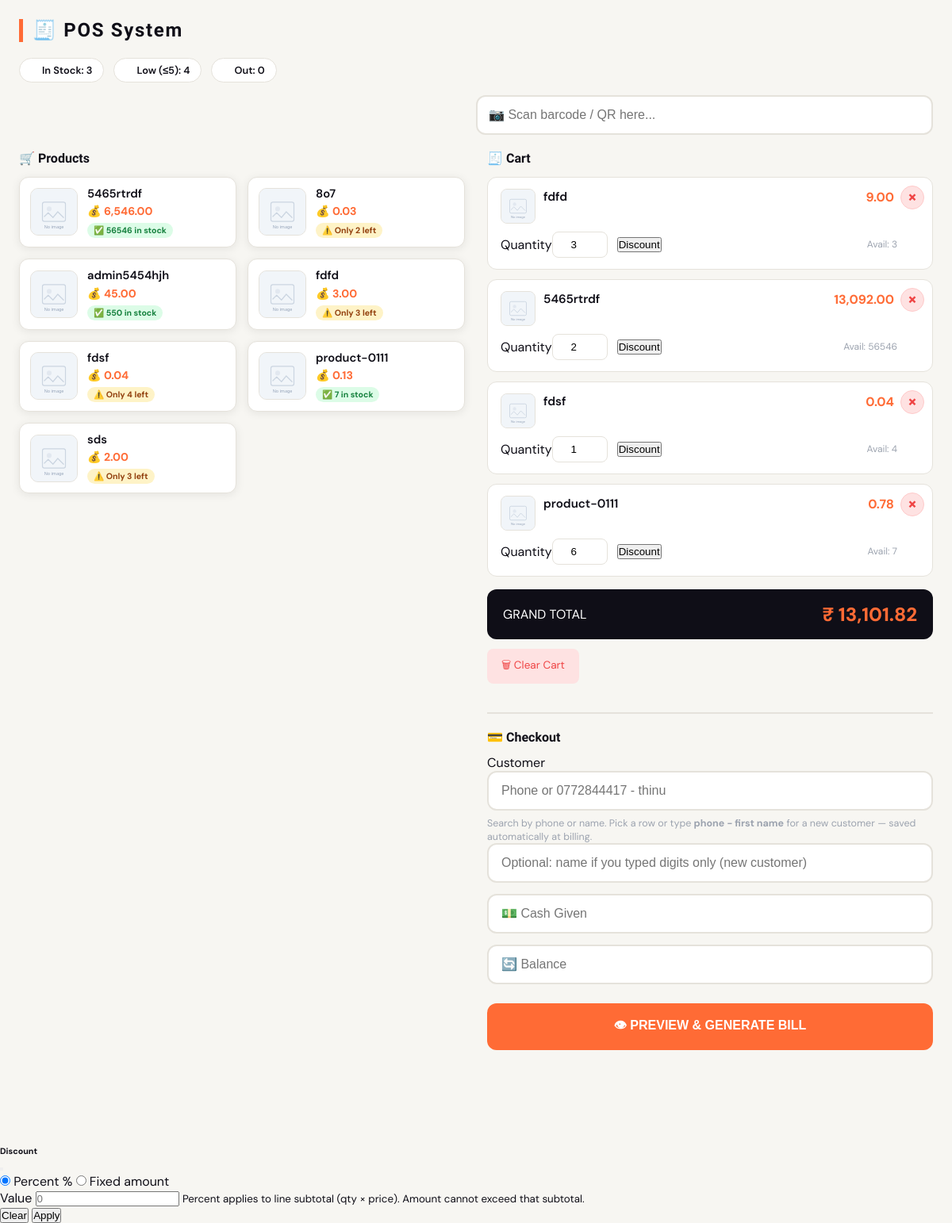
The page /admin/pos.php on the database its author committed.
### tables this page shows
CREATE TABLE `products` (
  `id` int(11) NOT NULL,
  `category_id` int(11) DEFAULT NULL,
  `name` varchar(150) NOT NULL,
  `title` varchar(255) DEFAULT NULL,
  `description` text DEFAULT NULL,
  `price` decimal(10,2) NOT NULL,
  `cost_price` decimal(10,2) DEFAULT NULL,
  `stock` int(11) DEFAULT 0,
  `reorder_level` int(11) NOT NULL DEFAULT 0,
  `barcode` varchar(100) DEFAULT NULL,
  `sku` varchar(64) DEFAULT NULL,
  `created_at` timestamp NOT NULL DEFAULT current_timestamp(),
  `deleted_at` timestamp NULL DEFAULT NULL
);

CREATE TABLE `cart` (
  `id` int(11) NOT NULL,
  `product_id` int(11) DEFAULT NULL,
  `qty` int(11) DEFAULT NULL,
  `discount_type` varchar(10) NOT NULL DEFAULT 'none',
  `discount_value` decimal(10,2) NOT NULL DEFAULT 0.00
);

### includes/product_media.php (called while the page is built, shortened)
<?php
function product_image_url(?string $relativePath): string
{
    static $base = null;
    if ($base === null) {
        $base = rtrim(BASE_URL, '/');
    }
    if ($relativePath === null || $relativePath === '') {
        return $base . '/assets/img/no-product.svg';
    }
    $clean = str_replace('\\', '/', $relativePath);
    return $base . '/' . ltrim($clean, '/');
}

### admin/pos.php (the view, shortened to what this page needs)
<?php
require_once "../database/db.php";
require_once dirname(__DIR__) . "/includes/product_media.php";
$imgSel = '(SELECT pi.file_path FROM product_images pi WHERE pi.product_id = p.id ORDER BY pi.is_primary DESC, pi.sort_order ASC, pi.id ASC LIMIT 1)';
$products  = $pdo->query("SELECT p.*, {$imgSel} AS image_path FROM products p ORDER BY p.name")->fetchAll();
$cart      = $pdo->query("
    SELECT c.id, c.qty, c.discount_type, c.discount_value,
           p.id AS pid, p.name, p.price, p.stock,
           (SELECT pi.file_path FROM product_images pi WHERE pi.product_id = p.id ORDER BY pi.is_primary DESC, pi.sort_order ASC, pi.id ASC LIMIT 1) AS image_path
    FROM cart c
    JOIN products p ON p.id = c.product_id
")->fetchAll(PDO::FETCH_ASSOC);
$total     = 0;
foreach ($cart as &$row) {
    $dt = (string)($row['discount_type'] ?? 'none');
    $dv = (float)($row['discount_value'] ?? 0);
    [, , $row['line_total']] = pos_cart_line_totals(
        (int)$row['qty'],
        (float)$row['price'],
        $dt,
        $dv
    );
    $total += $row['line_total'];
}
$total = round($total, 2);
$out_of_stock = count(array_filter($products, fn($p) => $p['stock'] == 0));
$low_stock    = count(array_filter($products, fn($p) => $p['stock'] > 0 && $p['stock'] <= 5));
$in_stock     = count($products) - $out_of_stock - $low_stock;
?>
<!DOCTYPE html>
<html lang="en">
<head>
<div class="pos-wrap">
    <div class="pos-header">
        <h3>🧾 POS System</h3>
    </div>
    <div class="inv-summary">
        <div class="inv-chip"><span class="dot dot-green"></span>In Stock: <?= $in_stock ?></div>
        <div class="inv-chip"><span class="dot dot-yellow"></span>Low (≤5): <?= $low_stock ?></div>
        <div class="inv-chip"><span class="dot dot-red"></span>Out: <?= $out_of_stock ?></div>
    </div>
    <form method="GET" class="scan-bar">
        <input type="text" name="barcode" placeholder="📷 Scan barcode / QR here..." autocomplete="off">
    </form>
    <div class="pos-columns">
        <div class="tab-panel active" id="tab-products">
            <div class="col-section-title">🛒 Products</div>
            <div class="products-list">
            <?php foreach($products as $p):
                $s = (int)$p['stock'];
                $badge_class = $s == 0 ? 'empty' : ($s <= 5 ? 'low' : 'ok');
                $badge_text  = $s == 0 ? '🚫 Out of Stock' : ($s <= 5 ? "⚠️ Only {$s} left" : "✅ {$s} in stock");
                $prodImgUrl = product_image_url($p['image_path'] ?? null);
            ?>
            <?php if($s == 0): ?>
                <div class="prod-card out-of-stock">
                    <div class="prod-card-inner">
                        <div class="prod-thumb-wrap">
                            <img src="<?= htmlspecialchars($prodImgUrl, ENT_QUOTES, 'UTF-8') ?>" alt="">
                        </div>
                        <div class="prod-info">
                            <div class="prod-name"><?= htmlspecialchars($p['name']) ?></div>
                            <div class="prod-price">💰 <?= number_format($p['price'], 2) ?></div>
                            <span class="stock-badge <?= $badge_class ?>"><?= $badge_text ?></span>
                        </div>
                    </div>
                </div>
            <?php else: ?>
                <form method="POST" class="prod-form">
                    <div class="prod-card">
                        <button
                            type="submit"
                            name="add_cart"
                            class="prod-click-btn"
                            aria-label="Add <?= htmlspecialchars($p['name']) ?> to cart">
                        </button>
                        <div class="prod-card-inner">
                            <div class="prod-thumb-wrap">
                                <img src="<?= htmlspecialchars($prodImgUrl, ENT_QUOTES, 'UTF-8') ?>" alt="">
                            </div>
                            <div class="prod-info">
                                <div class="prod-name"><?= htmlspecialchars($p['name']) ?></div>
                                <div class="prod-price">💰 <?= number_format($p['price'], 2) ?></div>
                                <span class="stock-badge <?= $badge_class ?>"><?= $badge_text ?></span>
                            </div>
                        </div>
                    </div>
                </form>
            <?php endif; ?>
            <?php endforeach; ?>
            </div>
        </div>
        <div class="tab-panel" id="tab-cart">
            <div class="col-section-title">🧾 Cart</div>
            <div class="cart-items-wrap">
            <?php if(empty($cart)): ?>
                <div class="cart-empty">
                    <div class="cart-empty-icon">🛒</div>
                    <p>Your cart is empty.<br>Add products from the Products tab.</p>
                </div>
            <?php else: ?>
                <?php foreach($cart as $c):
                    $qty_over  = $c['qty'] > $c['stock'];
                    $row_class = $qty_over ? 'row-over' : '';
                    $dt = (string)($c['discount_type'] ?? 'none');
                    $dv = (float)($c['discount_value'] ?? 0);
                    $cartImgUrl = product_image_url($c['image_path'] ?? null);
                ?>
                <div class="cart-item-card <?= $row_class ?>"
                     data-cart-id="<?= (int)$c['id'] ?>"
                     data-unit-price="<?= htmlspecialchars((string)$c['price'], ENT_QUOTES, 'UTF-8') ?>"
                     data-discount-type="<?= htmlspecialchars($dt, ENT_QUOTES, 'UTF-8') ?>"
                     data-discount-value="<?= htmlspecialchars((string)$dv, ENT_QUOTES, 'UTF-8') ?>"
                     data-max-stock="<?= (int)$c['stock'] ?>">
                    <a href="dashboard.php?page=pos&remove=<?= (int)$c['id'] ?>"
                       class="cart-remove-x"
                       title="Remove"
                       aria-label="Remove">&times;</a>
                    <div class="cart-item-top">
                        <div class="cart-item-top-left">
                            <div class="cart-thumb-wrap">
                                <img src="<?= htmlspecialchars($cartImgUrl, ENT_QUOTES, 'UTF-8') ?>" alt="">
                            </div>
                            <div class="cart-item-name-wrap">
                                <div class="cart-item-name"><?= htmlspecialchars($c['name']) ?></div>
                            </div>
                        </div>
                        <div class="cart-item-total" data-amount="<?= htmlspecialchars((string)$c['line_total'], ENT_QUOTES, 'UTF-8') ?>"><?= number_format($c['line_total'], 2) ?></div>
                    </div>
                    <div class="cart-item-bottom">
                        <label class="cart-qty-wrap mb-0">
                            <span class="visually-hidden">Quantity</span>
                            <input type="number"
                                   class="cart-qty-input"
                                   inputmode="numeric"
                                   value="<?= (int)$c['qty'] ?>"
                                   min="1"
                                   max="<?= (int)$c['stock'] ?>"
                                   data-cart-id="<?= (int)$c['id'] ?>"
                                   aria-label="Quantity for <?= htmlspecialchars($c['name'], ENT_QUOTES, 'UTF-8') ?>">
                        </label>
                        <button type="button"
                                class="btn btn-sm btn-outline-primary cart-discount-btn"
                                data-cart-id="<?= (int)$c['id'] ?>">
                            Discount
                        </button>
                        <span class="avail-lbl">Avail: <?= (int)$c['stock'] ?></span>
                    </div>
                </div>
                <?php endforeach; ?>
            <?php endif; ?>
            </div>
            <?php if(!empty($cart)): ?>
            <div class="grand-total-bar">
                <div>GRAND TOTAL</div>
                <div class="grand-total-amount" id="grand_total_main">₹ <?= number_format($total, 2) ?></div>
            </div>
            <a href="dashboard.php?page=pos&clear=1" class="btn-clear">🗑 Clear Cart</a>
            <?php endif; ?>
            <div class="checkout-section">
                <div class="col-section-title" style="margin-bottom:12px;">💳 Checkout</div>
                <div class="checkout-form">
                    <div class="customer-ac-wrap" id="customer_lookup_wrap">
                        <label for="customer_lookup" class="form-label visually-hidden">Customer</label>
                        <input type="text"
                               id="customer_lookup"
                               class="form-control"
                               placeholder="Phone or 0772844417 - thinu"
                               autocomplete="off">
                        <p class="customer-ac-hint mb-0">
                            Search by phone or name. Pick a row or type <strong>phone − first name</strong> for a new customer — saved automatically at billing.
                        </p>
                        <input type="text"
                               id="new_customer_name"
                               class="form-control mt-2"
                               placeholder="Optional: name if you typed digits only (new customer)"
                               autocomplete="name">
                    </div>
                    <input type="number" id="cash_input"
                           placeholder="💵 Cash Given" required min="0" step="0.01">
                    <input type="text" id="balance_input"
                           placeholder="🔄 Balance" readonly>
                    <button type="button" class="btn-preview" onclick="void openPreview()">
                        👁 PREVIEW & GENERATE BILL
                    </button>
                </div>
            </div>
        </div>
    </div>
</div>
<div class="modal fade" id="discountModal" tabindex="-1" aria-hidden="true">
    <div class="modal-dialog modal-dialog-centered modal-sm">
        <div class="modal-content">
            <div class="modal-header py-2 px-3">
                <h6 class="modal-title mb-0" id="discountModalTitle">Discount</h6>
                <button type="button" class="btn-close" data-bs-dismiss="modal" aria-label="Close"></button>
            </div>
            <div class="modal-body py-3 px-3">
                <div class="d-flex gap-2 mb-2">
                    <input type="radio" class="btn-check" name="discount_mode" id="dm_pct" value="percent" autocomplete="off" checked>
                    <label class="btn btn-outline-primary btn-sm flex-fill" for="dm_pct">Percent %</label>
                    <input type="radio" class="btn-check" name="discount_mode" id="dm_amt" value="amount" autocomplete="off">
                    <label class="btn btn-outline-primary btn-sm flex-fill" for="dm_amt">Fixed amount</label>
                </div>
                <label for="discount_value_input" class="form-label small mb-1">Value</label>
                <input type="number" class="form-control form-control-sm" id="discount_value_input" min="0" step="0.01" placeholder="0">
                <small class="text-muted d-block mt-2">Percent applies to line subtotal (qty × price). Amount cannot exceed that subtotal.</small>
            </div>
            <div class="modal-footer py-2 px-3 gap-2">
                <button type="button" class="btn btn-sm btn-outline-secondary" id="discount_clear_btn">Clear</button>
                <button type="button" class="btn btn-sm btn-primary" id="discount_apply_btn">Apply</button>
            </div>
        </div>
    </div>
</div>

### rows shown on the page
products: name "5465rtrdf", price "6,546.00", stock "✅ 56546 in stock"
products: name "8o7", price "0.03", stock "⚠️ Only 2 left"
products: name "admin5454hjh", price "45.00", stock "✅ 550 in stock"
products: name "fdfd", price "3.00", stock "⚠️ Only 3 left"
products: name "fdsf", price "0.04", stock "⚠️ Only 4 left"
products: name "product-0111", price "0.13", stock "✅ 7 in stock"
products: name "sds", price "2.00", stock "⚠️ Only 3 left"
cart: product.name "fdfd", line_total "9.00", qty+product "3", product.stock "3"
cart: product.name "5465rtrdf", line_total "13,092.00", qty "2", product.stock "56546"
cart: product.name "fdsf", product.price "0.04", qty "1", product.stock "4"
cart: product.name "product-0111", line_total "0.78", qty "6", product.stock "7"

### other values the page prints
$in_stock "3"
$low_stock "4"
$out_of_stock "0"
$total "13,101.82"
